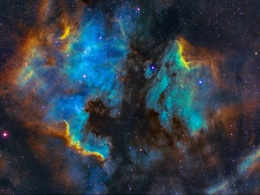
%> input picture DCT/figures/space_picture.jpeg, 260 x 195 px, shrunk from 3000 x 2246 before the run
$ octave ITC_2.m   (GNU Octave 9; MATLAB toolbox functions it lacks are replaced by stand-ins)
%> lines starting %> are read from the running program, lines starting %| are printed output that depends on the picture

img = imread('space_picture.jpeg');
%> img is the input picture: size 195x260x3 uint8; mean R, G, B 50.6, 61.6, 72.2
figure(1); imshow(img); title('Input Image');
imgYCbCr = rgb2ycbcr(img);
%> imgYCbCr: size 195x260x3 uint8; mean of channels 1, 2, 3 67.1, 134.3, 122.4
figure(2); imshow(imgYCbCr); title('YCbCr Format');

blk = 8;
[rows, cols, ~] = size(imgYCbCr);
%> rows = 195; cols = 260
rows = floor(rows/blk)*blk;
%> rows = 192
cols = floor(cols/blk)*blk;
%> cols = 256
imgYCbCr = imgYCbCr(1:rows, 1:cols, :);
%> imgYCbCr: size 192x256x3 uint8; mean of channels 1, 2, 3 67.5, 134.3, 122.3

imgDbl = double(imgYCbCr) - 128;
%> imgDbl: size 192x256x3 double; mean of channels 1, 2, 3 -60.5, 6.3, -5.7
Y = imgDbl(:,:,1);
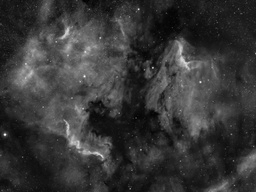
%> Y: size 192x256 double; min -104, max 95, mean -60.5; drawn with min black and max white
Cb = imgDbl(:,:,2);
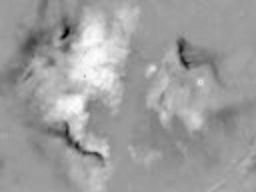
%> Cb: size 192x256 double; min -83, max 61, mean 6.3; drawn with min black and max white
Cr = imgDbl(:,:,3);
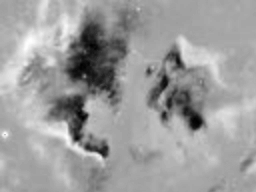
%> Cr: size 192x256 double; min -78, max 39, mean -5.7; drawn with min black and max white

%DCT
dct2d = @(block) dct2(block.data);
Y_DCT = blockproc(Y, [blk blk], dct2d);
Cb_DCT = blockproc(Cb, [blk blk], dct2d);
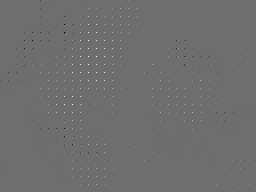
%> Cb_DCT: size 192x256 double; min -342.5, max 450.8, mean 0.8; drawn with min black and max white
Cr_DCT = blockproc(Cr, [blk blk], dct2d);
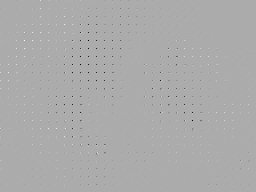
%> Cr_DCT: size 192x256 double; min -581.3, max 280.8, mean -0.7; drawn with min black and max white

% Quantization matrices
QY = [16 11 10 16 24 40 51 61;
      12 12 14 19 26 58 60 55;
      14 13 16 24 40 57 69 56;
      14 17 22 29 51 87 80 62;
      18 22 37 56 68 109 103 77;
      24 35 55 64 81 104 113 92;
      49 64 78 87 103 121 120 101;
      72 92 95 98 112 100 103 99];
QC = [17 18 24 47 99 99 99 99;
      18 21 26 66 99 99 99 99;
      24 26 56 99 99 99 99 99;
      47 66 99 99 99 99 99 99;
      99 99 99 99 99 99 99 99;
      99 99 99 99 99 99 99 99;
      99 99 99 99 99 99 99 99;
      99 99 99 99 99 99 99 99];

% Quantizing
qY = blockproc(Y_DCT, [blk blk], @(b) round(b.data./QY));
qCb = blockproc(Cb_DCT, [blk blk], @(b) round(b.data./QC));
qCr = blockproc(Cr_DCT, [blk blk], @(b) round(b.data./QC));

%Y channel DCT coefficients
figure(3);
logY = log(abs(qY)+1);
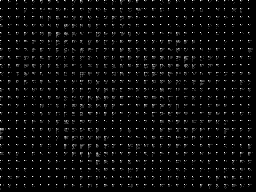
%> logY: size 192x256 double; min 0, max 3.91, mean 0.148; drawn with min black and max white
imshow(logY, []); title('DCT Coefficients (Y)');
colormap(jet); colorbar;

% Inverse quantization
invQuantY = @(b) b.data .* QY;
invQuantC = @(b) b.data .* QC;
Y_invQuant = blockproc(qY, [blk blk], invQuantY);
Cb_invQuant = blockproc(qCb, [blk blk], invQuantC);
Cr_invQuant = blockproc(qCr, [blk blk], invQuantC);

%Inverse DCT
idct2d = @(b) idct2(b.data);
Y_rec = blockproc(Y_invQuant, [blk blk], idct2d);
Cb_rec = blockproc(Cb_invQuant, [blk blk], idct2d);
Cr_rec = blockproc(Cr_invQuant, [blk blk], idct2d);

% Merge channels and convert back to uint8 format after adding offset
recYCbCr = zeros(size(imgYCbCr));
recYCbCr(:,:,1) = Y_rec + 128;
%> recYCbCr: size 192x256x3 double; mean of channels 1, 2, 3 67.5, 0, 0
recYCbCr(:,:,2) = Cb_rec + 128;
%> recYCbCr: size 192x256x3 double; mean of channels 1, 2, 3 67.5, 134.3, 0
recYCbCr(:,:,3) = Cr_rec + 128;
%> recYCbCr: size 192x256x3 double; mean of channels 1, 2, 3 67.5, 134.3, 122.3
recYCbCr = uint8(recYCbCr);
%> recYCbCr: size 192x256x3 uint8; mean of channels 1, 2, 3 67.5, 134.2, 122.3
recRGB = ycbcr2rgb(recYCbCr);
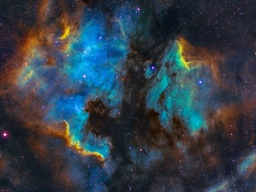
%> recRGB: size 192x256x3 uint8; mean R, G, B 50.9, 62.1, 72.5

figure(4); imshow(recRGB); title('Reconstructed Image');

origBits = numel(img) * 8;
%> origBits = 1216800
nzCoeffs = numel(find(qY)) + numel(find(qCb)) + numel(find(qCr));
%> nzCoeffs = 9814
approxBits = nzCoeffs * 8;
%> approxBits = 78512
compRatio = origBits / approxBits;
%> compRatio = 15.5
disp(['Compression Ratio: ', num2str(compRatio)]);
%| Compression Ratio: 15.4983
figure(5);
subplot(1,3,1); imshow(img); title('Original');
subplot(1,3,2); imshow(logY, []); title('DCT View'); colormap(jet);
subplot(1,3,3); imshow(recRGB); title('Reconstructed');

$ run again, with DCT/figures/reconstructed_image.jpg copied over DCT/figures/space_picture.jpeg
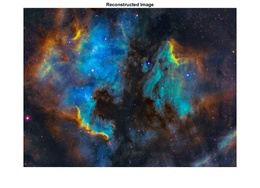
%> input picture DCT/figures/reconstructed_image.jpg, 260 x 188 px, shrunk from 1220 x 882 before the run
%> img is the input picture: size 188x260x3 uint8; mean R, G, B 112.5, 120, 127.3
%> imgDbl: size 184x256x3 double; mean of channels 1, 2, 3 -14.6, 4.5, -3.9
%> `Y_rec = blockproc(Y_invQuant, [blk blk], idct2d);`:
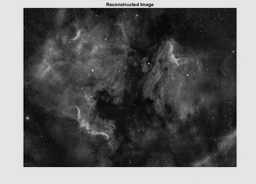
%> Y_rec: size 184x256 double; min -107.2, max 130.6, mean -14.4; drawn with min black and max white
%> `recRGB = ycbcr2rgb(recYCbCr);`:
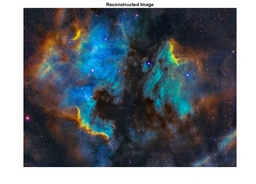
%> recRGB: size 184x256x3 uint8; mean R, G, B 107.1, 114.8, 122.3
%> nzCoeffs = 7975
%> approxBits = 63800
%> compRatio = 18.39
%| Compression Ratio: 18.3875
